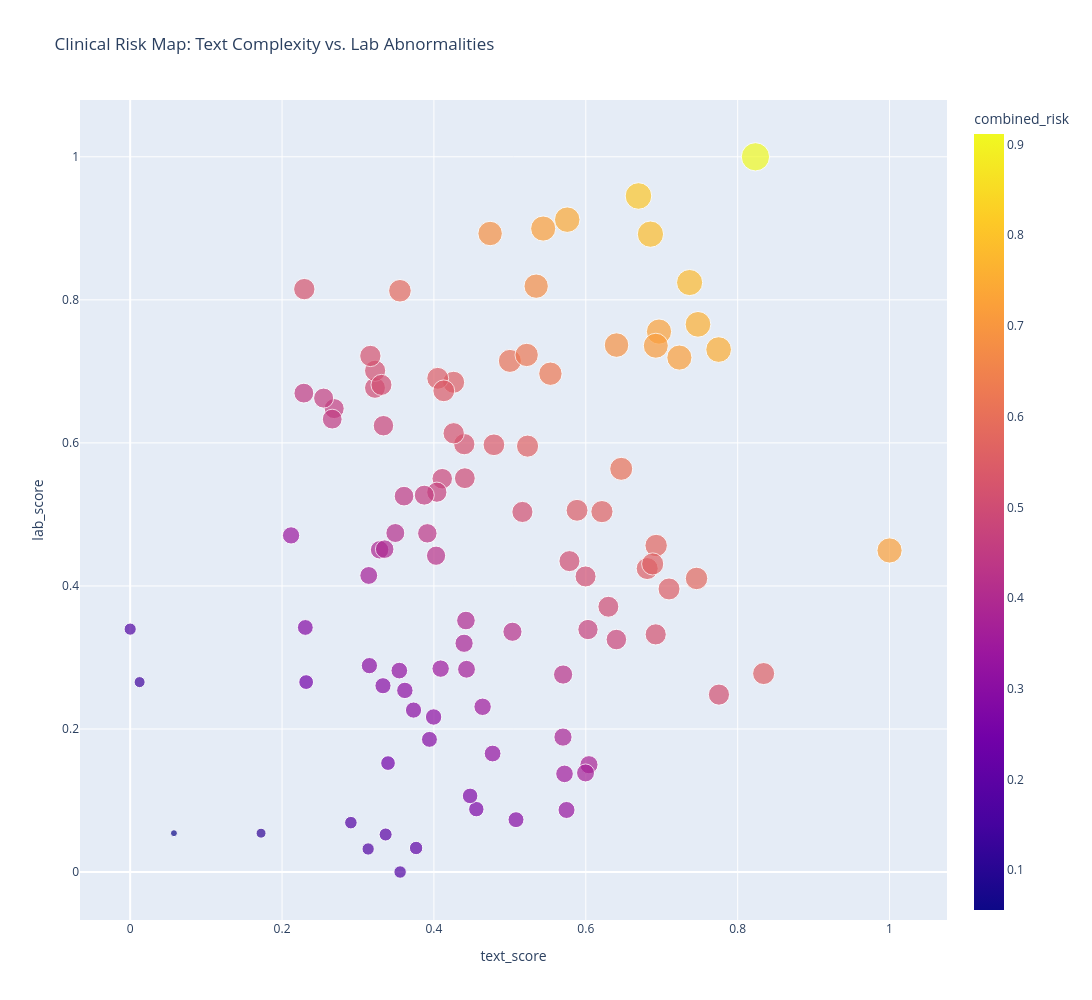

The cell this chart's notebook holds for it:
### Code cell
## Second Graph: using Plotly for interactivity instead
# can hover per data point and see patient data.

import plotly.express as px
import textwrap

# create a column for hover text per patient.
df["summary"] = df["full_narrative"].str.slice(0, 75)
df['mini_pmh'] = df['Past_Medical_History'].str.slice(0, 50)
df['mini_opm'] = df['Outpatient_Medications'].str[:50] 

# wrap all the AI summaries into neat boxes.
def wrap_summary(text):
    if not isinstance(text, str):
        return ""
    else:
        wrapped = textwrap.wrap(text, width=50)
        return "<br>".join(wrapped)

df['Wrapped_AI_Summary'] = df['AI_Summary'].apply(wrap_summary)

# build the plot
fig = px.scatter(
    data_frame=df,
    x='text_score',
    y='lab_score',
    color='combined_risk',
    size='combined_risk',
    hover_name=df.index,
    hover_data={
        'combined_risk':':.3f',
        'text_score': ':.3f',
        'lab_score': ':.3f',
        'Age':True,
        'WBC': True,
        'Wrapped_AI_Summary': True
    },
    title='Clinical Risk Map: Text Complexity vs. Lab Abnormalities',   
    width=1300,
    height=1000
)


fig.show()
